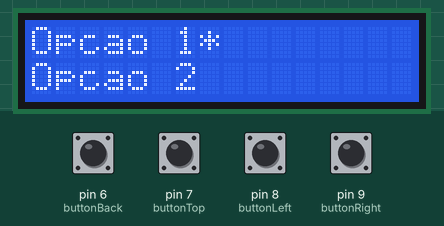
This sketch was run on a simulated Arduino Uno, built with avr-gcc and run on an emulated ATmega328P. Parts: 16×2 character LCD. The test bench sets the inputs (shaded band); at power-on: pin 6 (buttonBack), pin 7 (buttonTop), pin 8 (buttonLeft), pin 9 (buttonRight) LOW. What the sketch prints to the serial monitor is not drawn.

Above: at 1.2 s.
1.3 s: pin 6 (buttonBack) pulled HIGH for 0.15 s
At 2.6 s:
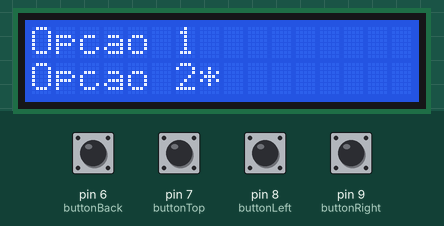
2.9 s: pin 9 (buttonRight) pulled HIGH for 0.15 s
At 4.4 s:
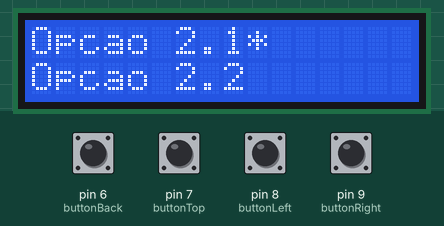
4.7 s: pin 6 (buttonBack) pulled HIGH for 1 s
At 6.9 s:
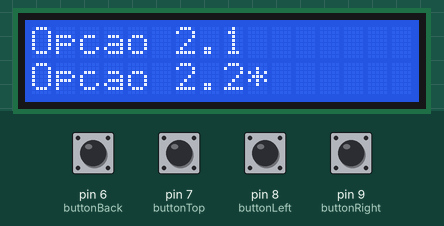
7.3 s: pin 6 (buttonBack) pulled HIGH for 0.15 s
At 7.95 s:
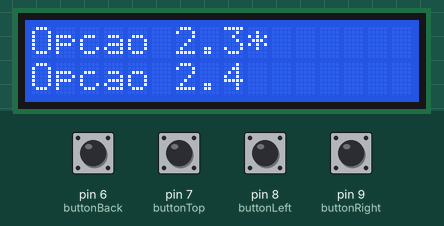
8.0 s: pin 7 (buttonTop) pulled HIGH for 0.15 s
At 8.64 s:
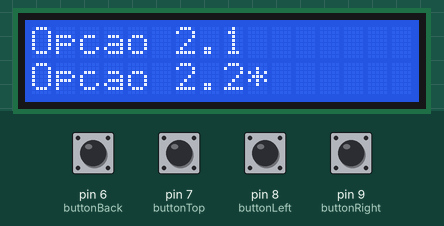
8.7 s: pin 7 (buttonTop) pulled HIGH for 1 s
At 11.2 s:
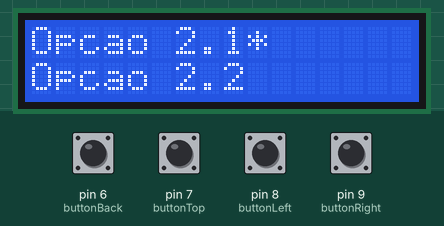
Timing chart, 0 to 12.4 s (numbered marks = the images above; inputs shaded):
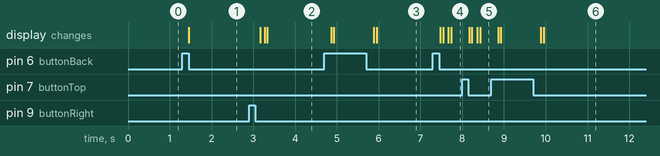

The sketch:

menuLCD.ino
```cpp
#include <LiquidCrystal.h>

LiquidCrystal lcd(12, 11, 5, 4, 3, 2);
const int buttonBack = 6;
const int buttonLeft = 8;
const int buttonTop = 7;
const int buttonRight = 9;

int estadoButtonBack = 0;
int estadoButtonLeft = 0;
int estadoButtonTop = 0;
int estadoButtonRight = 0;

int leButtonBack;
int leButtonLeft;
int leButtonRight;
int leButtonTop;

int lastEstadoBack = LOW;
int lastEstadoRight = LOW;
int lastEstadoTop = LOW;
int lastEstadoLeft = LOW;

int timeBack;
int timeTop;
int timeRight;
int timeLeft;

int timeBackDelay = 50;
int timeTopDelay = 50;
int timeRightDelay = 50;
int timeLeftDelay = 50;

bool apertou;

int i = 0;
int j = 0;

int caseOpcao = 0;
int caseSubOpcao = 0;
boolean subOpcaoON = false;

void setup()
{
  Serial.begin(9600);

  lcd.begin(16, 2);
  lcd.setCursor(0,0);
  lcd.print("Opcao 1*");
  lcd.setCursor(0,1);
  lcd.print("Opcao 2");


  pinMode(buttonLeft, INPUT);
  pinMode(buttonRight, INPUT);
  pinMode(buttonTop, INPUT);
  pinMode(buttonBack, INPUT);

}
void loop()
{
  apertou = false;
  leButtonBack  = digitalRead(buttonBack);
  leButtonLeft  = digitalRead(buttonLeft);
  leButtonTop  = digitalRead(buttonTop);
  leButtonRight  = digitalRead(buttonRight);

  /////////////////////////////////////////////DEBOUNCE

   if(leButtonBack != lastEstadoBack)
  {
    timeBack = millis();
  }

   if((millis() - timeBack) > timeBackDelay)
   {
      if (leButtonBack != estadoButtonBack)
      {
          estadoButtonBack = leButtonBack;
               apertou = true;
      }
    }


   if(leButtonTop != lastEstadoTop)
   {
    timeTop = millis();
   }

   if((millis() - timeTop) > timeTopDelay)
   {
      if (leButtonTop != estadoButtonTop)
      {
          estadoButtonTop = leButtonTop;
               apertou = true;


      }
    }

   if(leButtonTop != lastEstadoTop)
   {
    timeTop = millis();
   }

   if((millis() - timeTop) > timeTopDelay)
   {
      if (leButtonTop != estadoButtonTop)
      {
          estadoButtonTop = leButtonTop;
               apertou = true;


      }
    }

   if(leButtonLeft != lastEstadoLeft)
   {
    timeLeft = millis();
   }

   if((millis() - timeLeft) > timeLeftDelay)
   {
      if (leButtonLeft != estadoButtonLeft)
      {
          estadoButtonLeft = leButtonLeft;
               apertou = true;


      }
    }

   if(leButtonRight != lastEstadoRight)
   {
    timeRight = millis();
   }

   if((millis() - timeRight) > timeRightDelay)
   {
      if (leButtonRight != estadoButtonRight)
      {
          estadoButtonRight = leButtonRight;
          apertou = true;
      }
    }

    ////////////////////////////////////////////

    if(leButtonBack == HIGH && lastEstadoBack == LOW)
    {


         if(subOpcaoON)
         {
            caseSubOpcao += 1;
            if(caseSubOpcao > 3)
                caseSubOpcao = 3;
         }
         else
         {
             caseOpcao += 1;
             if(caseOpcao > 3)
                caseOpcao = 3;
         }
    }

    if(leButtonTop == HIGH && lastEstadoTop == LOW)
    {


         if(subOpcaoON)
         {
            caseSubOpcao -= 1;
            if(caseSubOpcao < 0)
                caseSubOpcao = 0;
         }
         else
         {
             caseOpcao -= 1;
             if(caseOpcao < 0)
                caseOpcao = 0;
         }
    }

    if(leButtonRight == HIGH && lastEstadoRight == LOW)
    {
        subOpcaoON = true;
        caseSubOpcao = 0;
    }

    if(leButtonLeft == HIGH && lastEstadoLeft == LOW)
    {
        subOpcaoON = false;
        caseSubOpcao = 0;
    }


    /////////////////////////////////////////////


        if((caseOpcao == 0 || caseOpcao == 2) && apertou == true)
        {
          lcd.begin(16,2);
          lcd.setCursor(0,0);
          lcd.print("Opcao ");
          lcd.print(caseOpcao+1);
          lcd.print("*");
          lcd.setCursor(0,1);
          lcd.print("Opcao ");
          lcd.print(caseOpcao+2);
        }
        else if((caseOpcao == 1 || caseOpcao == 3) && apertou == true)
        {
          lcd.begin(16,2);
          lcd.setCursor(0,0);
          lcd.print("Opcao ");
          lcd.print(caseOpcao);
          lcd.setCursor(0,1);
          lcd.print("Opcao ");
          lcd.print(caseOpcao+1);
          lcd.print("*");
        }

        if(subOpcaoON)
        {
          if((caseSubOpcao == 0 || caseSubOpcao == 2) && apertou == true)
        {

           lcd.begin(16,2);
          lcd.setCursor(0,0);
          lcd.print("Opcao ");
          lcd.print(caseOpcao+1);
          lcd.print("*");
          lcd.setCursor(0,1);
          lcd.print("Opcao ");
          lcd.print(caseOpcao+1);

          lcd.setCursor(7,0);
          lcd.print(".");
          lcd.print(caseSubOpcao+1);
          lcd.print("*");
          lcd.setCursor(7,1);
          lcd.print(".");
          lcd.print(caseSubOpcao+2);
        }
        else if((caseSubOpcao == 1 || caseSubOpcao == 3) && apertou == true)
        {

           lcd.begin(16,2);
          lcd.setCursor(0,0);
          lcd.print("Opcao ");
          lcd.print(caseOpcao+1);
          lcd.setCursor(0,1);
          lcd.print("Opcao ");
          lcd.print(caseOpcao+1);
          lcd.print("*");

          lcd.setCursor(7,0);
          lcd.print(".");
          lcd.print(caseSubOpcao);
          lcd.setCursor(7,1);
          lcd.print(".");
          lcd.print(caseSubOpcao+1);
          lcd.print("*");
        }

        }


    Serial.print("caseOpcao: ");
    Serial.print(caseOpcao);
    Serial.print(" ");
    Serial.print("caseSubOpcao: ");
    Serial.print(caseSubOpcao);
     Serial.print(" ");
      Serial.print("opcaonON: ");
    Serial.println(subOpcaoON);


    /////////////////////////////////////////


    lastEstadoTop = leButtonTop;
    lastEstadoBack = leButtonBack;
    lastEstadoRight = leButtonRight;
    lastEstadoLeft = leButtonLeft;

} 
```

Measured:
- after the input at 1.3 s, the display: changes after 0.16 s (image 1)
- after the input at 2.9 s, the display: changes after 0.26 s (image 2)
- after the input at 4.7 s, the display: first changes after 0.16 s (image 3 shows a later state)
- after the input at 7.3 s, the display: first changes after 0.18 s (image 4 shows a later state)
- after the input at 8.0 s, the display: first changes after 0.17 s (image 5 shows a later state)
- after the input at 8.7 s, the display: first changes after 0.16 s (image 6 shows a later state)
